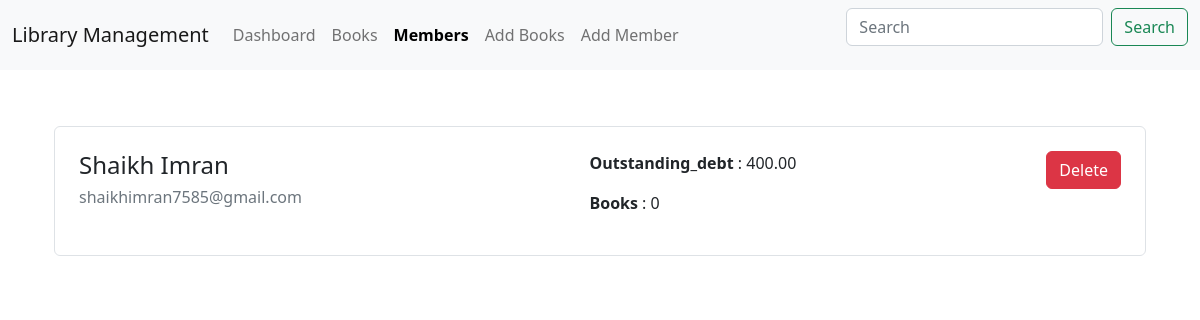
The page /members/ on the database its author committed.
### app/models.py (models this page shows, shortened)
class Member(models.Model):
    name = models.CharField(max_length=255)
    email = models.EmailField(unique=True)
    outstanding_debt = models.DecimalField(max_digits=10, decimal_places=2, default=0)

### app/views.py (the view)
# urls.py: path("members/",views.members),
def members(request):
    members = Member.objects.all()
    books = []
    for member in members:
        transact = Transaction.objects.filter(member=member)
        books.append({"memberId":member.id, "books" : len(transact)})
    return render(request, 'members.html',{'members':members,'books':books})

### templates/members.html (shortened to what this page needs)
{% extends "index.html" %}
{% block body %}
<div class="container">
    {% for member in members %}
        <div class="member border p-4 my-2 rounded">
            <div class="head d-flex justify-content-between">
                <div class='w-25'>
                    <h4>{{member.name}}</h4>
                    <h6 class='text-muted'>{{member.email}}</h6>
                </div>
                <div>
                    <p><strong>Outstanding_debt</strong> : {{member.outstanding_debt}}</p>
                    {% for book in books %}
                    {% if book.memberId == member.id %}
                    <p><strong>Books</strong> : {{book.books}}</p>
                    {% endif %}
                    {% endfor %}
                </div>
                <div>
                    <button id='deletebtn' onclick="deleteUser({{member.id}})" class='btn btn-danger'>Delete</button>
                </div>
            </div>
        </div>
    {% endfor %}
</div>
{% endblock body %}

### rows shown on the page
Member: name "Shaikh Imran", email "shaikhimran7585@gmail.com", outstanding_debt "400.00", books "0"
